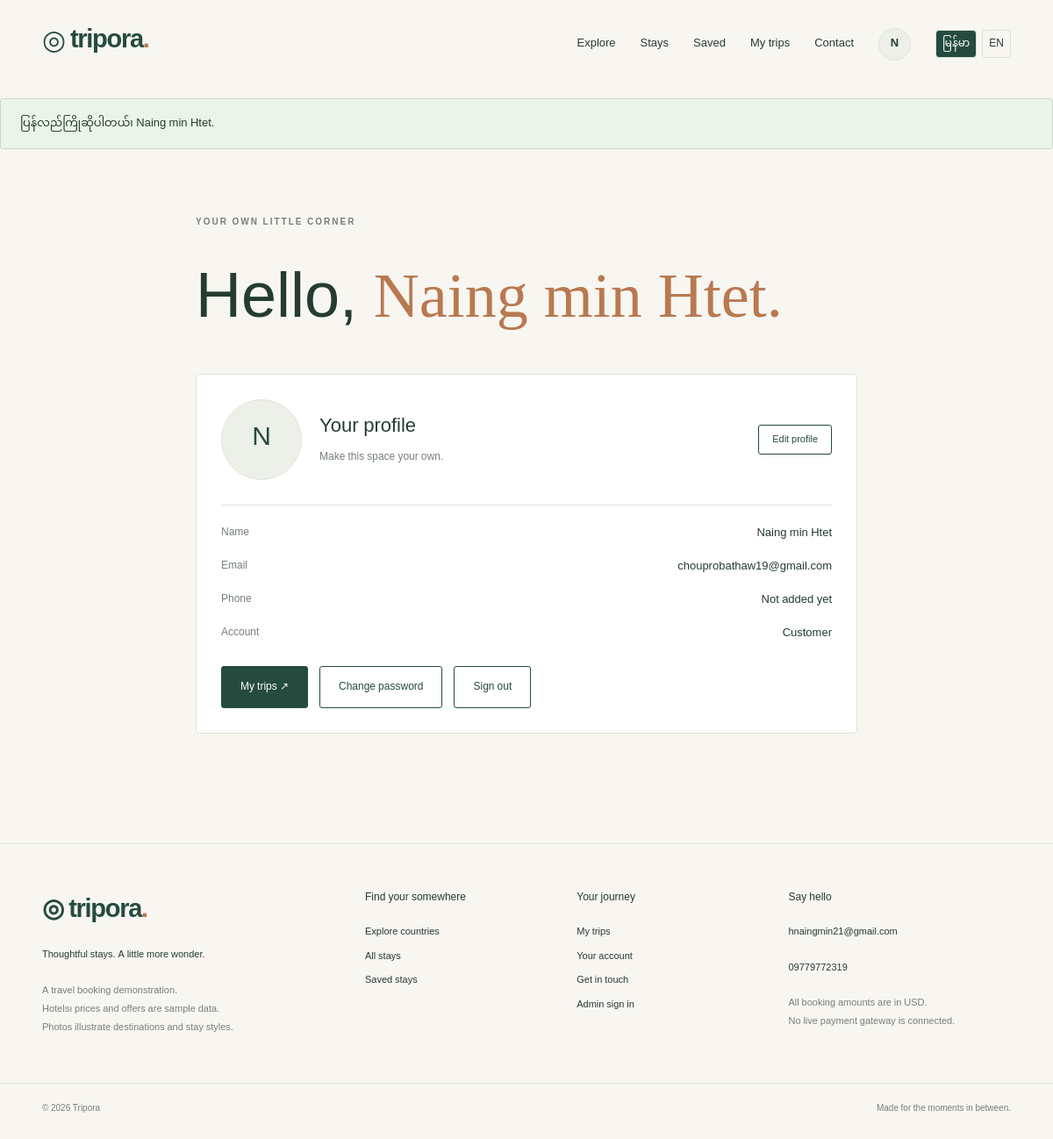
Screenshot of /profile.php?lang=my (signed in) with the database file from the repository.
### tables this page shows
CREATE TABLE `users` (
  `id` int(10) UNSIGNED NOT NULL,
  `name` varchar(120) NOT NULL,
  `email` varchar(190) NOT NULL,
  `password_hash` varchar(255) NOT NULL,
  `phone` varchar(40) NOT NULL DEFAULT '',
  `profile_image` varchar(255) NOT NULL DEFAULT '',
  `role` enum('customer','admin') NOT NULL DEFAULT 'customer',
  `active` tinyint(1) NOT NULL DEFAULT 1,
  `auth_version` int(10) UNSIGNED NOT NULL DEFAULT 0,
  `email_verified_at` datetime DEFAULT NULL,
  `created_at` datetime NOT NULL DEFAULT current_timestamp()
);

### i18n.php (called while the page is built, shortened)
<?php
function language(): string {return $GLOBALS['language'];}
function t(string $text): string {
    static $dictionary;
    if($dictionary===null){$dictionary=json_decode(file_get_contents(ROOT.'/config/languages/my.json'),true)??[];}
    if(str_starts_with($text,'Welcome back, '))return 'ပြန်လည်ကြိုဆိုပါတယ်၊ '.substr($text,14);
    if(str_contains($text,', ')){ $parts=explode(', ',$text);if(count($parts)===2)return t($parts[0]).'၊ '.t($parts[1]); }
    return $text;
}
function language_url(string $lang): string {
    $args=$_GET;$args['lang']=$lang;
    return ($_SERVER['SCRIPT_NAME']??BASE_PATH.'/customer/home.php').'?'.http_build_query($args);
}

### functions.php (called while the page is built, shortened)
<?php
function e(mixed $value): string { return htmlspecialchars((string)($value ?? ''), ENT_QUOTES, 'UTF-8'); }
function query(string $sql, array $params = []): PDOStatement {
    global $db;
    $st = $db->prepare($sql); $st->execute($params); return $st;
}
function one(string $sql, array $params = []): ?array { return query($sql, $params)->fetch() ?: null; }
function asset(string $path): string { return BASE_PATH.'/'.ltrim($path,'/'); }
function url(string $page='home',array $args=[]): string {
    $routes=['home'=>'customer/home.php','explore'=>'customer/explore.php','country'=>'customer/country.php','destination'=>'customer/destination.php','stays'=>'customer/stays.php','hotel'=>'customer/hotel.php','saved'=>'customer/saved.php','trips'=>'customer/trips.php','booking'=>'customer/booking.php','profile'=>'customer/profile.php','contact'=>'customer/contact.php','proof'=>'customer/receipt.php','login'=>'auth/login.php','register'=>'auth/register.php','verify'=>'auth/verify-otp.php','forgot'=>'auth/forgot-password.php','reset'=>'auth/new-password.php','change'=>'auth/change-password.php','logout'=>'auth/logout.php','admin_login'=>'admin/login.php','admin_logout'=>'admin/logout.php','setup'=>'admin/setup-admin.php','wishlist'=>'api/wishlist.php'];
    if($page==='admin'){
        $section=(string)($args['section']??'dashboard');unset($args['section']);
        if(!in_array($section,['dashboard','countries','destinations','hotels','rooms','bookings','payments','customers','reviews','promotions','messages','settings'],true))throw new DomainException('Unknown admin page.');
        $path='admin/'.$section.'.php';
    }else{$path=$routes[$page]??null;if(!$path)throw new DomainException('Unknown page.');}
    return asset($path).($args?'?'.http_build_query($args):'');
}
function is_customer(): bool {global $user;return $user && $user['role']==='customer';}
    ?>

### bootstrap.php (called while the page is built, shortened)
<?php
require ROOT.'/includes/i18n.php';
require ROOT . '/includes/functions.php';
require ROOT.'/includes/account.php';
$user = !empty($_SESSION['user_id']) ? one('SELECT * FROM users WHERE id=? AND active=1', [$_SESSION['user_id']]) : null;

### account.php (called while the page is built, shortened)
<?php
function profile_initial(array $u): string {
    return preg_match('/^./us',trim($u['name']),$match)?strtoupper($match[0]):'?';
}

### profile.php (the view, shortened to what this page needs)
<?php
require dirname(__DIR__).'/includes/bootstrap.php';
$page='profile';require ROOT.'/includes/page-start.php';
$hasPhoto=!empty($user['profile_image']);$change=change_password_state($user);
?>
<section class="wrap section narrow">
<p class="eyebrow"><?=e(t('YOUR OWN LITTLE CORNER'))?></p><h1><?=e(t('Hello,'))?> <em><?=e($user['name'])?>.</em></h1>
<div class="panel"><div class="profile-heading"><div class="profile-avatar" aria-label="<?=e(t('Profile photo'))?>"><?php if($hasPhoto): ?><img src="<?=e(avatar_url($user))?>" alt="<?=e(t('Your profile photo'))?>"><?php else: ?><span><?=e(profile_initial($user))?></span><?php endif ?></div><div><h3><?=e(t('Your profile'))?></h3><p class="muted"><?=e(t('Make this space your own.'))?></p></div><button class="button outline small" data-open="edit-profile"><?=e(t('Edit profile'))?></button></div>
<dl class="summary-list"><dt><?=e(t('Name'))?></dt><dd><?=e($user['name'])?></dd><dt><?=e(t('Email'))?></dt><dd><?=e($user['email'])?></dd><dt><?=e(t('Phone'))?></dt><dd><?=e($user['phone']?:t('Not added yet'))?></dd><dt><?=e(t('Account'))?></dt><dd><?=e(t(ucfirst($user['role'])))?></dd></dl>
<div class="button-row"><?php if(is_customer()): ?><a class="button" href="<?=e(url('trips'))?>"><?=e(t('My trips ↗'))?></a><?php else: ?><a class="button" href="<?=e(url('admin'))?>"><?=e(t('Dashboard'))?></a><?php endif ?>
<button class="button outline" data-open="edit-password"><?=e(t('Change password'))?></button><form method="post"><button class="button outline"><?=e(t('Sign out'))?></button></form></div></div>
</section>
<?php require ROOT.'/includes/page-end.php'; ?>

### header.php (shortened to what this page needs)
<!doctype html>
<html lang="<?=e(language())?>"><head><link rel="stylesheet" href="<?=e(asset('public/style.css?v=8'))?>"><link rel="stylesheet" href="<?=e(asset('public/gallery-admin.css?v=8'))?>"></head><body data-role="<?=e($user['role']??'guest')?>">
<header class="site-header wrap"><a class="brand" href="<?=e(url())?>"><span class="brand-icon">◎</span> <?=e(t('tripora'))?><span class="brand-dot">.</span></a><nav id="main-nav" aria-label="<?=e(t('Main navigation'))?>">
<?php if(in_array($page,['admin','admin_login','setup','admin_logout'],true)): ?>
<a href="<?=e(url())?>"><?=e(t('Visit website ↗'))?></a><?php if($user&&$user['role']==='admin'): ?><a href="<?=e(url('admin'))?>"><?=e(t('Dashboard'))?></a><form method="post" action="<?=e(url('admin_logout'))?>"><?=csrf()?><input type="hidden" name="action" value="admin_logout"><button class="button outline small"><?=e(t('Sign out'))?></button></form><?php else: ?><a href="<?=e(url('admin_login'))?>"><?=e(t('Admin sign in'))?></a><?php endif ?>
<?php else: ?>
<a class="<?=in_array($page,['explore','country','destination'])?'active':''?>" href="<?=e(url('explore'))?>"><?=e(t('Explore'))?></a><a class="<?=$page==='stays'?'active':''?>" href="<?=e(url('stays'))?>"><?=e(t('Stays'))?></a><?php if(!$user||is_customer()): ?><a href="<?=e(url('saved'))?>"><?=e(t('Saved'))?></a><a href="<?=e(url('trips'))?>"><?=e(t('My trips'))?></a><?php endif ?><a href="<?=e(url('contact'))?>"><?=e(t('Contact'))?></a><?php if($user): ?><?php if($user['role']==='admin'): ?><a href="<?=e(url('admin'))?>"><?=e(t('Admin'))?></a><?php endif ?><a class="account-link" href="<?=e(url('profile'))?>" aria-label="<?=e(t('Your account'))?>"><?php if(!empty($user['profile_image'])): ?><img src="<?=e(avatar_url($user))?>" alt="<?=e(t('Your profile photo'))?>"><?php else: ?><?=e(profile_initial($user))?><?php endif ?></a><?php else: ?><a class="button small" href="<?=e(url('login'))?>"><?=e(t('Sign in ↗'))?></a><?php endif ?>
<?php endif ?><span class="language-switch" aria-label="<?=e(t('Language'))?>"><a href="<?=e(language_url('my'))?>" aria-current="<?=language()==='my'?'true':'false'?>">မြန်မာ</a><a href="<?=e(language_url('en'))?>" aria-current="<?=language()==='en'?'true':'false'?>"><?=e(t('EN'))?></a></span></nav></header>
<?php foreach($_SESSION['flash']??[] as $f): ?><div class="wrap notice <?=e($f['type'])?>" role="status"><?=e(t($f['message']))?></div><?php endforeach;unset($_SESSION['flash']); ?>

### style.css (style rules this page uses)
:root { --green:#254b3f;--green-deep:#1b392f;--terra:#b97950;--cream:#f8f6f1;--sage:#edf0e9;--ink:#263b32;--muted:#768078;--line:#dfe4da;--white:#fff;--serif:Georgia,'Times New Roman',serif }
* { box-sizing:border-box }
body { margin:0;background:var(--cream);color:var(--ink);font-family:Arial,Helvetica,sans-serif;font-size:14px;line-height:1.65 }
a { color:inherit;text-decoration:none }
button,input,textarea,select { font:inherit }
button,a,input,select,textarea { -webkit-tap-highlight-color:transparent }
button { cursor:pointer }
h1,h2 { font-family:var(--serif);font-weight:400;letter-spacing:-.045em;line-height:1.08;margin:18px 0 24px }
h1 { font-size:clamp(48px,6vw,80px) }
h3 { font-family:var(--serif);font-size:22px;font-weight:400;line-height:1.25;margin:14px 0 9px }
p { margin:12px 0 20px }
em { font-family:var(--serif);font-weight:400;color:var(--terra) }
.wrap { max-width:1312px;margin:0 auto;padding-left:48px;padding-right:48px }
.site-header { height:100px;display:flex;justify-content:space-between;align-items:center;gap:32px }
.brand { font-weight:600;font-size:29px;letter-spacing:-1.3px;white-space:nowrap;color:var(--green) }
.brand-icon { font-size:31px;font-weight:400;vertical-align:-2px }
.brand-dot { color:var(--terra) }
.site-header nav { display:flex;align-items:center;gap:28px;font-size:13px }
.account-link { border:1px solid var(--line);border-radius:50%;width:37px;height:37px;display:grid;place-items:center;background:var(--sage);font-weight:600 }
.eyebrow { font-size:10px;letter-spacing:2px;font-weight:600;color:var(--muted);line-height:1.5;margin:0 0 17px;text-transform:uppercase }
.button { display:inline-flex;align-items:center;justify-content:center;border:1px solid var(--green);border-radius:3px;background:var(--green);color:white;padding:14px 21px;font-size:12px;line-height:1.5;gap:8px;text-align:center;white-space:normal;transition:background .15s,transform .15s }
.button.small { padding:8px 15px;font-size:11px }
.button.outline { background:transparent;color:var(--green) }
.section { padding-top:65px;padding-bottom:65px }
.muted { color:var(--muted) }
.narrow { max-width:850px }
.panel { background:#fff;border:1px solid var(--line);padding:28px;border-radius:4px }
.panel h3:first-child { margin-top:0 }
.panel p:last-child { margin-bottom:0 }
.notice { padding:16px 22px;margin-top:12px;margin-bottom:12px;border:1px solid #c7dac4;background:#ebf4e8;border-radius:3px;font-size:13px }
.button-row { display:flex;align-items:center;gap:13px;flex-wrap:wrap }
.button-row form { margin:0 }
.summary-list { display:grid;grid-template-columns:1fr 1.2fr;gap:14px 20px;border-top:1px solid var(--line);padding-top:20px;margin:25px 0 }
.summary-list dt { color:var(--muted);font-size:12px }
.summary-list dd { margin:0;text-align:right;overflow-wrap:anywhere;font-size:13px }
html[lang="my"] body { font-family:"Myanmar Text","Noto Sans Myanmar",Pyidaungsu,sans-serif;line-height:1.85 }
html[lang="my"] h1,html[lang="my"] h2,html[lang="my"] h3 { font-family:"Myanmar Text","Noto Sans Myanmar",sans-serif;line-height:1.6;letter-spacing:0 }
html[lang="my"] em { font-style:normal }
.language-switch { display:flex;gap:6px;align-items:center;font-size:12px }
.language-switch a { padding:4px 7px;border:1px solid #dce2d8;border-radius:4px }
.language-switch a[aria-current="true"] { background:var(--green);color:white }
.account-link { overflow:hidden;flex-shrink:0 }
.profile-heading { display:flex;align-items:center;gap:20px;margin-bottom:28px }
.profile-heading h3 { margin:0 0 5px }
.profile-heading p { margin:0;font-size:12px }
.profile-heading>button { margin-left:auto }
.profile-avatar { width:92px;height:92px;border:1px solid var(--line);border-radius:50%;overflow:hidden;flex-shrink:0;background:var(--sage);display:grid;place-items:center;color:var(--green);font-size:30px }

### rows the page displays
users: name "N", name "Naing min Htet", email "chouprobathaw19@gmail.com", phone "Not added yet", role "Customer"

### other values shown
t('tripora') "tripora"
t('Explore') "Explore"
t('Stays') "Stays"
t('Saved') "Saved"
t('My trips') "My trips"
t('Contact') "Contact"
t('EN') "EN"
t($f['message']) "ပြန်လည်ကြိုဆိုပါတယ်၊ Naing min Htet."
t('YOUR OWN LITTLE CORNER') "YOUR OWN LITTLE CORNER"
t('Hello,') "Hello,"
t('Your profile') "Your profile"
t('Make this space your own.') "Make this space your own."
t('Edit profile') "Edit profile"
t('Name') "Name"
t('Email') "Email"
